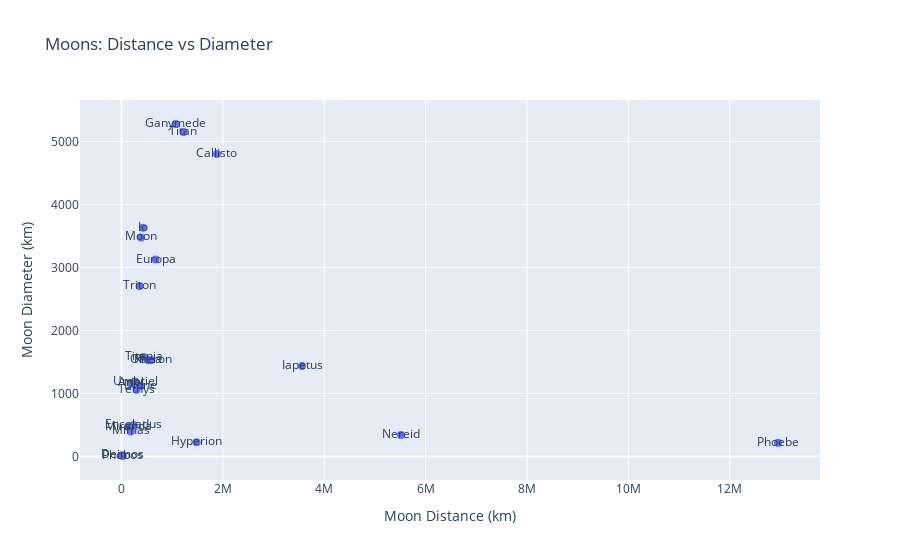

Here is the notebook cell this chart was saved with:
### Code cell
import plotly.express as px
# Extract moon data from the table
moon_names = table['moon_name']
moon_distances = table['moon_planet_distance_km']
moon_diameters = table['moon_diameter_km']
# Create a scatter plot using Plotly Express
fig = px.scatter(x=moon_distances, y=moon_diameters, text=moon_names,
                 labels={'x': 'Moon Distance (km)', 'y': 'Moon Diameter (km)', 'text': 'Moon Names'},
                 title='Moons: Distance vs Diameter')
# Adjust marker size for better visibility
fig.update_traces(marker=dict(size=8))
# Display the plot
fig.show()
# Use the zoom feature to view the plot better

### Figure 1 — Plotly figure (JSON) as saved in the notebook; plotly's stock layout.template omitted (floating-point values rounded to 4 significant figures)
{"data": [{"hovertemplate": "Moon Distance (km)=%{x}<br>Moon Diameter (km)=%{y}<br>Moon Names=%{text}<extra></extra>", "legendgroup": "", "marker": {"color": "#636efa", "size": 8, "symbol": "circle"}, "mode": "markers+text", "name": "", "orientation": "v", "showlegend": false, "text": ["Moon", "Deimos", "Phobos", "Callisto", "Europa", "Ganymede", "Io", "Dione", "Enceladus", "Hyperion", "Iapetus", "Mimas", "Phoebe", "Rhea", "Tethys", "Titan", "Ariel", "Miranda", "Oberon", "Titania", "Umbriel", "Nereid", "Triton"], "type": "scatter", "x": [384000, 9270, 23460, 1883000, 670900, 1070000, 421600, 377400, 238020, 1481000, 3561300, 185520, 12952000, 527040, 294660, 1221850, 191240, 129780, 582600, 435840, 265970, 5513400, 354800], "xaxis": "x", "y": [3476, 20, 8, 4800, 3126, 5276, 3629, 1120, 498, 226, 1436, 398, 220, 1528, 1060, 5150, 1160, 472, 1526, 1580, 1190, 340, 2705], "yaxis": "y"}], "layout": {"legend": {"tracegroupgap": 0}, "title": {"text": "Moons: Distance vs Diameter"}, "xaxis": {"anchor": "y", "domain": [0, 1], "title": {"text": "Moon Distance (km)"}}, "yaxis": {"anchor": "x", "domain": [0, 1], "title": {"text": "Moon Diameter (km)"}}}}
